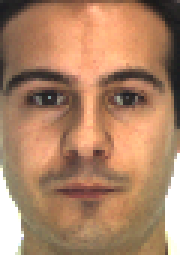
%> input picture AR-m1/M-001-14.bmp, 60 x 85 px (shown 3 times larger); its folder holds only this picture in this run
$ octave hw2Main.m   (GNU Octave 9; MATLAB toolbox functions it lacks are replaced by stand-ins)
%> lines starting %> are read from the running program, lines starting %| are printed output that depends on the picture
### readImageFromFile.m
function matrix = readImageFromFile()
    srcFiles = dir('AR-m1\*.bmp');  % the folder in which ur images exists
    m = size(srcFiles, 1);
    matrix = zeros(85 * 60, m);


    for i = 1 : length(srcFiles)
        filename = strcat('AR-m1\',srcFiles(i).name);
        currentImage = imread(filename);
%> currentImage is the input picture: size 85x60x3 uint8; mean R, G, B 173.1, 130.8, 101.3
        temp = rgb2gray(currentImage);
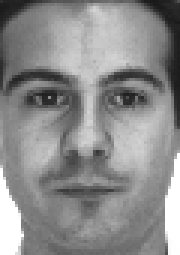
%> temp: size 85x60 uint8 (shown 3 times larger); min 25, max 255, mean 140.1
        matrix(:,i) = reshape(temp, 85 * 60, 1);
    end

%displayData(a(1:100, :), 60);

%     currentImage = imread('AR-m1\AR-m1\M-001-01.bmp');
%     temp = rgb2gray(currentImage);

### normalize.m
function X = normalize(X)

    [m, n] = size(X);
    %miu = mean(X, 2);
    for i = 1:m
        miu = mean(X(i, :));
        X(i, :) = X(i, :) - miu;
    end

### sigma.m
function U = sigma(X)
    U = X' * X;

### hw2Main.m
clear;
matrix = readImageFromFile;%5100 * 800
%> matrix = 5100 values, max 255 at index 58, min 25 at index 4336, mean 140.1
[m, n] = size(matrix);
%> m = 5100; n = 1
normalM = normalize(matrix);
%> the loop in normalize, `for i = 1:m` made 5100 passes
%> miu on passes 1 to 3: 46, 31, 28
%> after the loop in normalize, `for i = 1:m`: X = 5100 values from 0 to 0
%> normalM = 5100 values from 0 to 0
sig = sigma(normalM);
%> in sigma, `U = X' * X;`: U = 0
%> sig = 0
[U, R] = eig(sig);
%> U = 1; R = 0
resultNum = 300;
V = zeros(m, resultNum);
for i = 1 : resultNum
    %V(:,13 - i) =  (m * R(i + 800 - resultNum, i +  800 - resultNum)) ^ (-1/2) * normalM * U(:,i +  800 - resultNum);
%> (the run ends here)

$ run again, on AR-m1/M-007-04.bmp
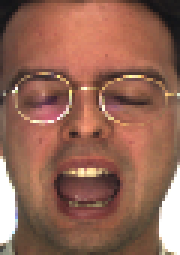
%> input picture AR-m1/M-007-04.bmp, 60 x 85 px (shown 3 times larger)
%> in readImageFromFile, currentImage is the input picture: size 85x60x3 uint8; mean R, G, B 147.6, 101.8, 85
%> in readImageFromFile, `temp = rgb2gray(currentImage);`:
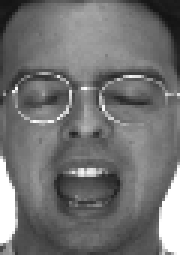
%> temp: size 85x60 uint8 (shown 3 times larger); min 19, max 255, mean 113.6
%> matrix = 5100 values, max 255 at index 54, min 19 at index 256, mean 113.6
%> the loop in normalize, `for i = 1:m` made 5100 passes
%> miu on passes 1 to 3: 21, 21, 24
%> after the loop in normalize, `for i = 1:m`: X = 5100 values from 0 to 0
%> in sigma, `U = X' * X;`: U = 0
%> `[U, R] = eig(sig);`: U = 1; R = 0

$ run again, on AR-m1/M-009-01.bmp
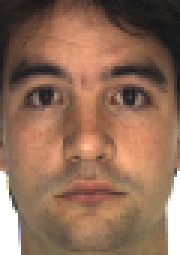
%> input picture AR-m1/M-009-01.bmp, 60 x 85 px (shown 3 times larger)
%> in readImageFromFile, currentImage is the input picture: size 85x60x3 uint8; mean R, G, B 143.8, 108.2, 87.1
%> in readImageFromFile, `temp = rgb2gray(currentImage);`:
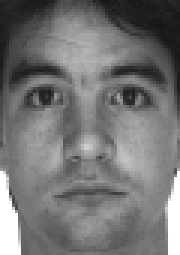
%> temp: size 85x60 uint8 (shown 3 times larger); min 21, max 255, mean 116.4
%> matrix = 5100 values, max 255 at index 58, min 21 at index 4514, mean 116.4
%> the loop in normalize, `for i = 1:m` made 5100 passes
%> miu on passes 1 to 3: 41, 32, 33
%> after the loop in normalize, `for i = 1:m`: X = 5100 values from 0 to 0
%> in sigma, `U = X' * X;`: U = 0
%> `[U, R] = eig(sig);`: U = 1; R = 0

$ run again, on AR-m1/M-002-03.bmp
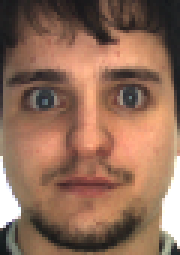
%> input picture AR-m1/M-002-03.bmp, 60 x 85 px (shown 3 times larger)
%> in readImageFromFile, currentImage is the input picture: size 85x60x3 uint8; mean R, G, B 144.9, 108, 88.2
%> in readImageFromFile, `temp = rgb2gray(currentImage);`:
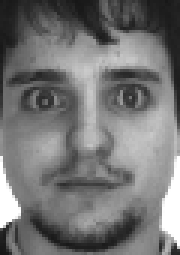
%> temp: size 85x60 uint8 (shown 3 times larger); min 22, max 255, mean 116.8
%> matrix = 5100 values, max 255 at index 55, min 22 at index 85, mean 116.8
%> the loop in normalize, `for i = 1:m` made 5100 passes
%> miu on passes 1 to 3: 25, 28, 30
%> after the loop in normalize, `for i = 1:m`: X = 5100 values from 0 to 0
%> in sigma, `U = X' * X;`: U = 0
%> `[U, R] = eig(sig);`: U = 1; R = 0
